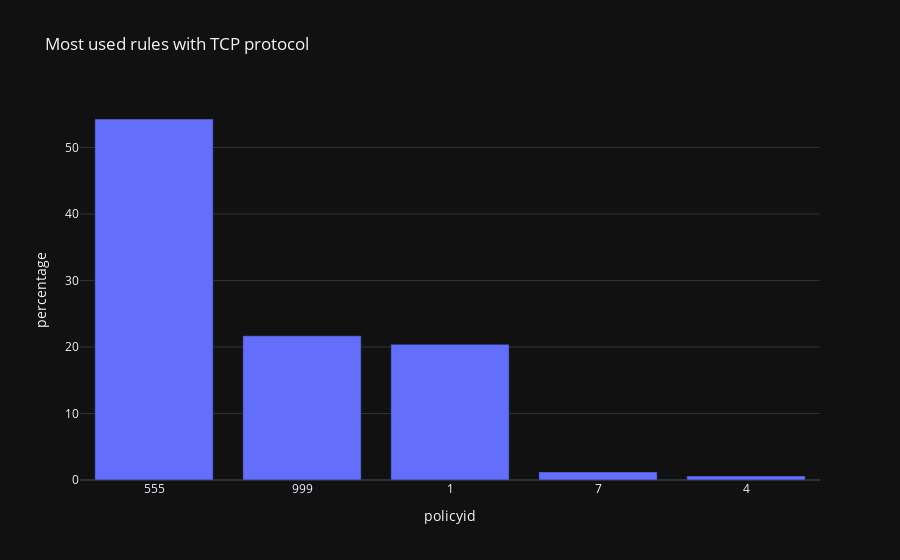

Write notebook code for a chart like this one.
### Code cell
# 3.1.1 - Top cinq des règles les plus utilisées avec le protocole Tcp
''' plot bar with plotly express 5 most used rules with TCP protocol '''
import plotly.express as px
fig = px.bar(TCPrules5, x='policyid', y='percentage', title='Most used rules with TCP protocol')

fig.update_layout(template='plotly_dark')

fig.show()

### Figure 1 — Plotly figure (JSON) as saved in the notebook; plotly's stock layout.template omitted (floating-point values rounded to 4 significant figures)
{"data": [{"alignmentgroup": "True", "hovertemplate": "policyid=%{x}<br>percentage=%{y}<extra></extra>", "legendgroup": "", "marker": {"color": "#636efa", "pattern": {"shape": ""}}, "name": "", "offsetgroup": "", "orientation": "v", "showlegend": false, "textposition": "auto", "type": "bar", "x": ["555", "999", "1", "7", "4"], "xaxis": "x", "y": [54.27, 21.67, 20.39, 1.215, 0.6122], "yaxis": "y"}], "layout": {"barmode": "relative", "legend": {"tracegroupgap": 0}, "title": {"text": "Most used rules with TCP protocol"}, "xaxis": {"anchor": "y", "domain": [0, 1], "title": {"text": "policyid"}}, "yaxis": {"anchor": "x", "domain": [0, 1], "title": {"text": "percentage"}}}}
